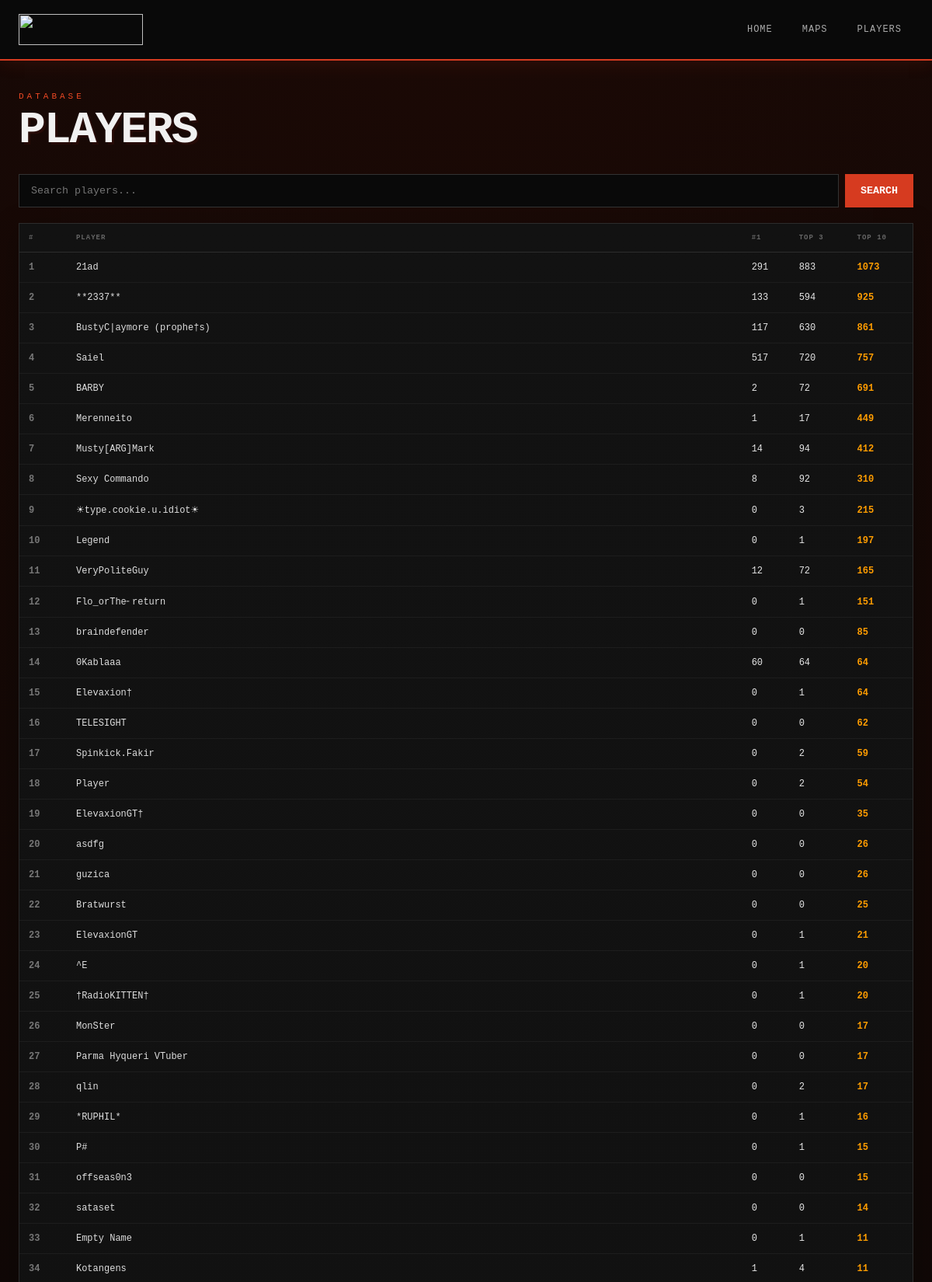
The page /players (upper part) on the database its author committed.
### tables this page shows
CREATE TABLE players (
            id INTEGER PRIMARY KEY AUTOINCREMENT,
            canonical_name TEXT NOT NULL UNIQUE
        );

### website/app.py (the view)
@app.route("/players")
def players():
    search = request.args.get(
        "q",
        ""
    ).strip()
    if search:
        rows = query_all(
            """
            SELECT
                p.id,
                p.canonical_name,

                SUM(
                    CASE WHEN r.rank = 1
                    THEN 1 ELSE 0 END
                ) AS rank1,

                SUM(
                    CASE WHEN r.rank <= 3
                    THEN 1 ELSE 0 END
                ) AS top3,

                COUNT(*) AS total

            FROM players p

            LEFT JOIN player_aliases pa
                ON pa.player_id = p.id

            LEFT JOIN records r
                ON r.player_alias_id = pa.id
               AND r.scrape_id = (
                   SELECT MAX(id)
                   FROM scrapes
               )

            WHERE p.canonical_name LIKE ?

            GROUP BY p.id

            ORDER BY total DESC, p.canonical_name
            LIMIT 200
            """,
            (f"%{search}%",)
        )
    else:
        rows = query_all(
            """
            SELECT
                p.id,
                p.canonical_name,

                SUM(
                    CASE WHEN r.rank = 1
                    THEN 1 ELSE 0 END
                ) AS rank1,

                SUM(
                    CASE WHEN r.rank <= 3
                    THEN 1 ELSE 0 END
                ) AS top3,

                COUNT(r.id) AS total

            FROM players p

            LEFT JOIN player_aliases pa
                ON pa.player_id = p.id

            LEFT JOIN records r
                ON r.player_alias_id = pa.id
               AND r.scrape_id = (
                   SELECT MAX(id)
                   FROM scrapes
               )

            GROUP BY p.id

            ORDER BY total DESC, p.canonical_name
            LIMIT 200
            """
        )
    return render_template(
        "players.html",
        players=rows,
        search=search,
    )

### website/app.py (called while the page is built)
def get_db():
    if not DATABASE.exists():
        raise RuntimeError(
            f"Database not found: {DATABASE}"
        )
    conn = sqlite3.connect(
        DATABASE
    )
    conn.row_factory = sqlite3.Row
    return conn

def query_all(sql, params=()):
    conn = get_db()
    try:
        return conn.execute(
            sql,
            params
        ).fetchall()
    finally:
        conn.close()

### website/templates/players.html (shortened to what this page needs)
{% extends "base.html" %}
{% block content %}
<div class="page-heading">
    <div class="eyebrow">
        DATABASE
    </div>
    <h1>PLAYERS</h1>
</div>
<form class="search" method="get">
    <input
        type="text"
        name="q"
        value="{{ search }}"
        placeholder="Search players..."
    >
    <button type="submit">
        SEARCH
    </button>
</form>
<section class="panel">
    <div class="table-wrap">
        <table>
            <thead>
                <tr>
                    <th>#</th>
                    <th>PLAYER</th>
                    <th>#1</th>
                    <th>TOP 3</th>
                    <th>TOP 10</th>
                </tr>
            </thead>
            <tbody>
            {% for player in players %}
                <tr>
                    <td class="rank">
                        {{ loop.index }}
                    </td>
                    <td>
                        <a
                            class="player-link"
                            href="/player/{{ player.id }}"
                        >
                            {{ player.canonical_name }}
                        </a>
                    </td>
                    <td>
                        {{ player.rank1 or 0 }}
                    </td>
                    <td>
                        {{ player.top3 or 0 }}
                    </td>
                    <td class="total">
                        {{ player.total or 0 }}
                    </td>
                </tr>
            {% else %}
                <tr>
                    <td colspan="5">
                        No players found.
                    </td>
                </tr>
            {% endfor %}
            </tbody>
        </table>
    </div>
</section>
{% endblock %}

### website/static/css/style.css (style rules this page uses)
:root { --bg: #070707; --panel: #101010; --panel2: #151515; --border: #2c2c2c; --red: #d63b20; --red-bright: #f04a25; --orange: #ff9d00; --gold: #ffbd25; --silver: #bfc4ca; --bronze: #b87842; --text: #e5e5e5; --muted: #858585; --max-width: 1400px; }
* { box-sizing: border-box; }
html { background: var(--bg); }
body { margin: 0; background: radial-gradient( circle at top, #1b0905 0, #070707 38%, #050505 100% ); color: var(--text); font-family: "Courier New", Courier, monospace; min-height: 100vh; }
a { color: inherit; text-decoration: none; }
.eyebrow { color: var(--red-bright); font-size: 11px; letter-spacing: 4px; margin-bottom: 12px; }
.hero h1, .page-heading h1 { margin: 0; color: #f1f1f1; font-size: clamp( 38px, 7vw, 78px ); line-height: 0.9; letter-spacing: -3px; text-shadow: 3px 3px 0 #260b07; }
.panel { background: linear-gradient( 180deg, #121212, #0d0d0d ); border: 1px solid var(--border); margin-bottom: 20px; box-shadow: 0 10px 35px rgba(0,0,0,.25); }
.table-wrap { overflow-x: auto; }
table { width: 100%; border-collapse: collapse; font-size: 12px; }
th { color: #666; text-align: left; font-size: 9px; letter-spacing: 1px; padding: 13px 12px; border-bottom: 1px solid var(--border); white-space: nowrap; }
td { padding: 12px; border-bottom: 1px solid #1d1d1d; white-space: nowrap; }
.rank { color: #777; font-weight: bold; }
.time, .total { color: var(--orange); font-weight: bold; }
.player-link { color: #ddd; }
.page-heading { margin-bottom: 30px; }
.page-heading h1 { font-size: clamp( 32px, 5vw, 58px ); letter-spacing: -2px; }
.search { display: flex; margin-bottom: 20px; gap: 8px; }
.search input { flex: 1; min-width: 0; background: #090909; border: 1px solid #333; color: white; padding: 13px 15px; font-family: inherit; outline: none; }
.search button { background: var(--red); border: 0; color: white; padding: 0 20px; font-family: inherit; font-weight: bold; cursor: pointer; }

### rows shown on the page
players: canonical_name "21ad", rank1 "291", top3 "883", total "1073"
players: canonical_name "**2337**", rank1 "133", top3 "594", total "925"
players: canonical_name "BustyC|aymore (prophe†s)", rank1 "117", top3 "630", total "861"
players: canonical_name "Saiel", rank1 "517", top3 "720", total "757"
players: canonical_name "BARBY", rank1 "2", top3 "72", total "691"
players: canonical_name "Merenneito", rank1 "1", top3 "17", total "449"
players: canonical_name "Musty[ARG]Mark", rank1 "14", top3 "94", total "412"
players: canonical_name "Sexy Commando", rank1 "8", top3 "92", total "310"
players: canonical_name "☀type.cookie.u.idiot☀", rank1 "0", top3 "3", total "215"
players: canonical_name "Legend", rank1 "0", top3 "1", total "197"
players: canonical_name "VeryPoliteGuy", rank1 "12", top3 "72", total "165"
players: canonical_name "Flo_orThe╴return", rank1 "0", top3 "1", total "151"
players: canonical_name "braindefender", rank1 "0", top3 "0", total "85"
players: canonical_name "0Kablaaa", rank1 "60", top3 "64", total "64"
players: canonical_name "Elevaxion†", rank1 "0", top3 "1", total "64"
players: canonical_name "TELESIGHT", rank1 "0", top3 "0", total "62"
players: canonical_name "Spinkick.Fakir", rank1 "0", top3 "2", total "59"
players: canonical_name "Player", rank1 "0", top3 "2", total "54"
players: canonical_name "ElevaxionGT†", rank1 "0", top3 "0", total "35"
players: canonical_name "asdfg", rank1 "0", top3 "0", total "26"
players: canonical_name "guzica", rank1 "0", top3 "0", total "26"
players: canonical_name "Bratwurst", rank1 "0", top3 "0", total "25"
players: canonical_name "ElevaxionGT", rank1 "0", top3 "1", total "21"
players: canonical_name "^E", rank1 "0", top3 "1", total "20"
players: canonical_name "†RadioKITTEN†", rank1 "0", top3 "1", total "20"
players: canonical_name "MonSter", rank1 "0", top3 "0", total "17"
players: canonical_name "Parma Hyqueri VTuber", rank1 "0", top3 "0", total "17"
players: canonical_name "qlin", rank1 "0", top3 "2", total "17"
players: canonical_name "*RUPHIL*", rank1 "0", top3 "1", total "16"
players: canonical_name "P#", rank1 "0", top3 "1", total "15"
players: canonical_name "offseas0n3", rank1 "0", top3 "0", total "15"
players: canonical_name "sataset", rank1 "0", top3 "0", total "14"
players: canonical_name "Empty Name", rank1 "0", top3 "1", total "11"
players: canonical_name "Kotangens", rank1 "1", top3 "4", total "11"
